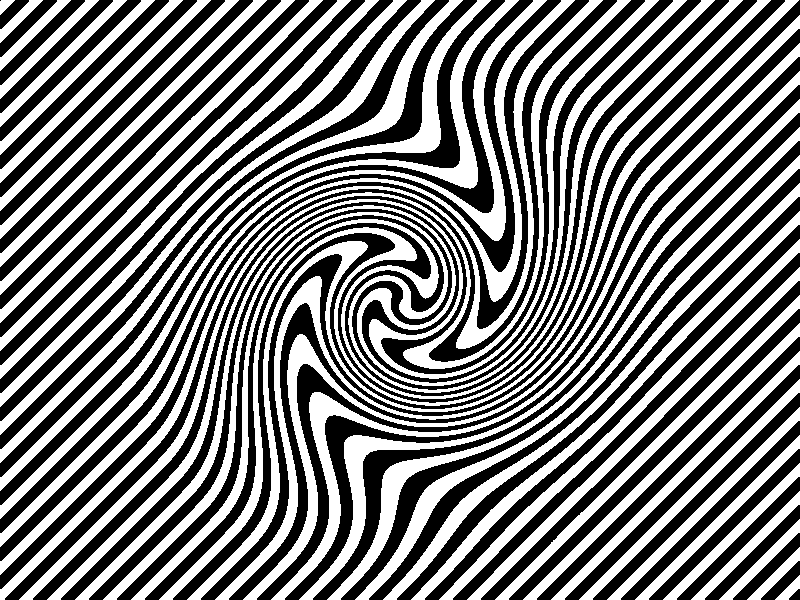
#> input picture BW_swirl.png, 800 x 600 px
$ python test_skeletonize.py
#> lines starting #> are read from the running program, lines starting #| are printed output that depends on the picture; after the words box and inside, x2 and y2 are one past the last pixel; in counts of white or black regions, pixels touching at a corner belong together
import numpy as np
import matplotlib
matplotlib.use("TkAgg")

import scipy.ndimage
import skimage.io
import skimage.morphology

def main():
    #inimg = np.uint8(255 * skimage.io.imread("BW_swirl.png", as_gray=True))
    inImg = skimage.io.imread("BW_swirl.png", as_gray=True)
#> inImg: shape (600, 800) float64; values 0 (black) and 1 (white), 48.2% white; 50 white regions, largest, box (x1, y1, x2, y2) and area: (131, 0, 743, 600) 8194, (75, 0, 687, 600) 8167, (47, 0, 659, 600) 8166
    skelImg = skimage.morphology.skeletonize(inImg)
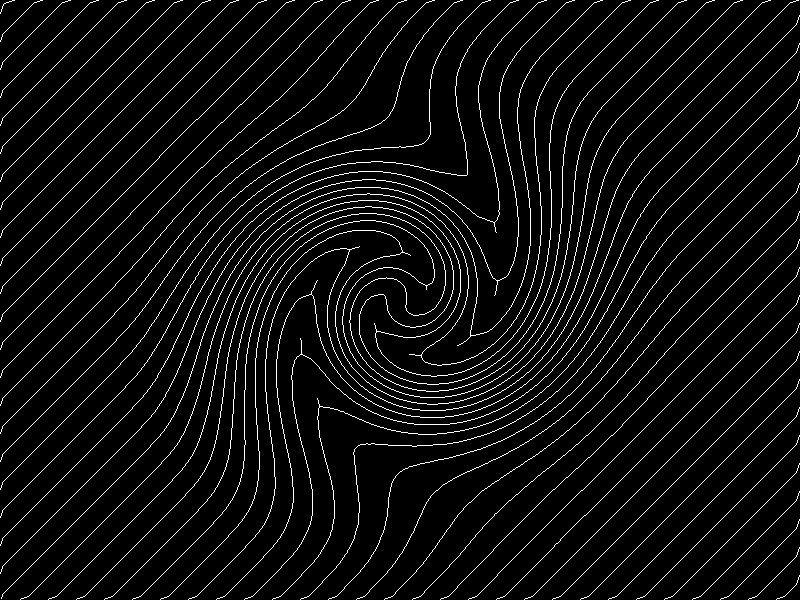
#> skelImg: shape (600, 800) bool; 5.1% white in thin lines or dots
    skimage.io.imshow(skelImg)
    structElem = np.full((3,3), 1)
    labelled, numObj = scipy.ndimage.label(skelImg, structElem)
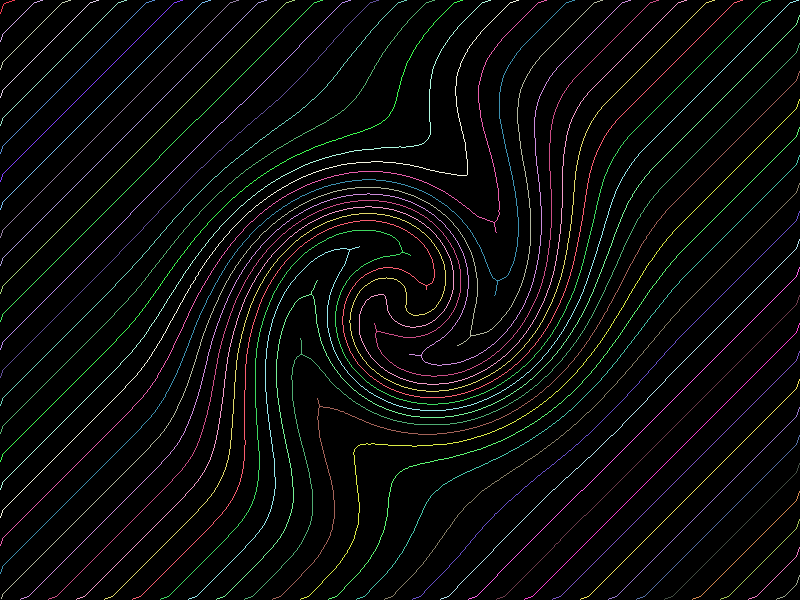
#> labelled: shape (600, 800) int32; 51 distinct labels, from 0 to 50; one colour per label, 0 black
#> numObj = 50
    skimage.io.show()


if __name__ == "__main__":
    main()

$ run again, with skel_1_8.png copied over BW_swirl.png
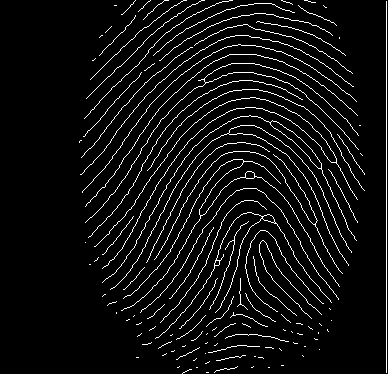
#> input picture skel_1_8.png, 388 x 374 px
#> inImg: shape (374, 388); 5.8% white in thin lines or dots, all inside (x1, y1, x2, y2) = (79, 0, 387, 374)
#> in main, `labelled, numObj = scipy.ndimage.label(skelImg, structElem)`:
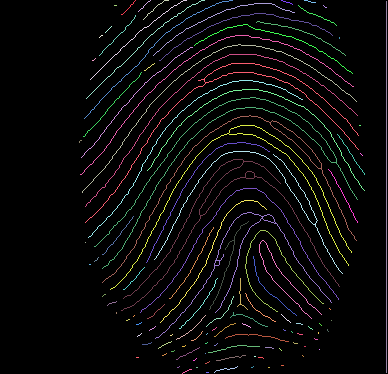
#> labelled: shape (374, 388) int32; 119 distinct labels, from 0 to 118; one colour per label, 0 black
#> numObj = 118
